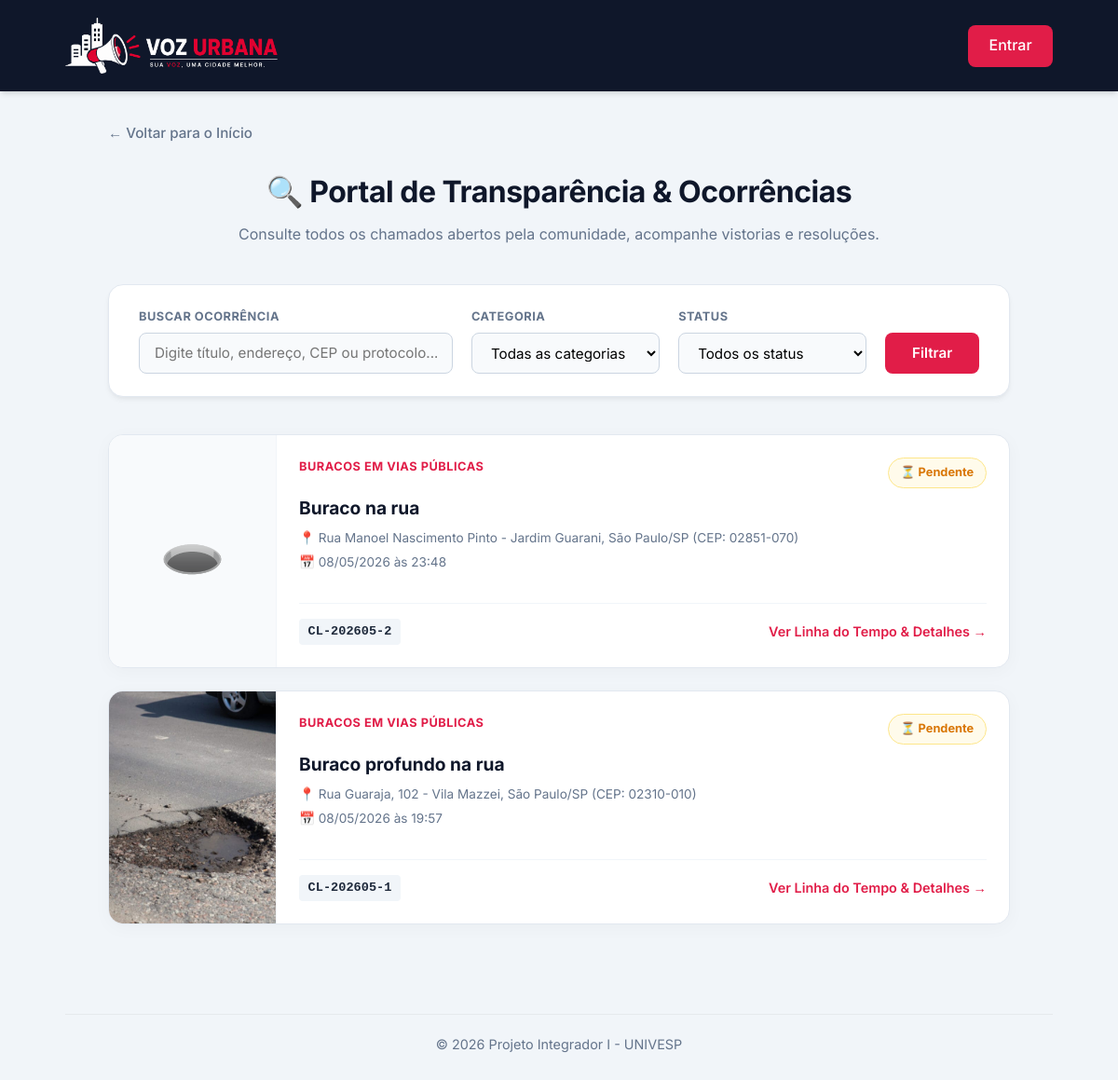
Page /acompanhar/ on the earlier database version.
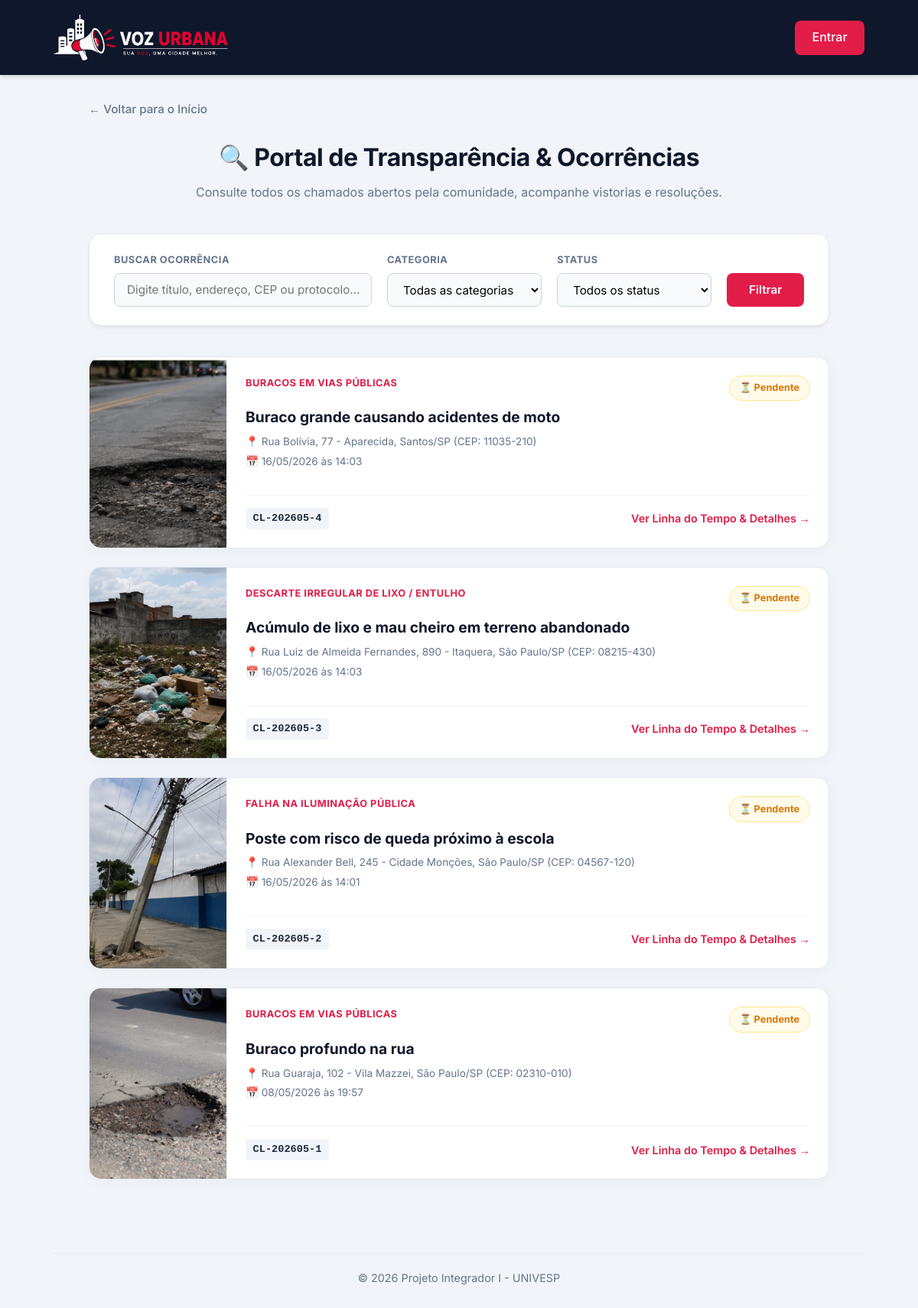
Same page on the later database version.
### denuncias/models.py (models this page shows, shortened)
class Denuncia(models.Model):
    CATEGORIAS = [
        ('buraco', 'Buracos em vias públicas'),
        ('iluminacao', 'Falha na iluminação pública'),
        ('lixo', 'Descarte irregular de lixo / entulho'),
        ('enchente', 'Alagamento / Enchente'),
        ('outros', 'Outros problemas urbanos'),
    ]
    STATUS_CHOICES = [
        ('pendente', 'Pendente'),
        ('analise', 'Em Análise'),
        ('resolvido', 'Resolvido'),
    ]
    titulo = models.CharField(max_length=100, verbose_name="Título")
    categoria = models.CharField(max_length=50, choices=CATEGORIAS, verbose_name="Categoria")
    descricao = models.TextField(verbose_name="Descrição do Problema")
    cep = models.CharField(max_length=9, verbose_name="CEP", default="")
    endereco = models.CharField(max_length=255, verbose_name="Endereço", default="")
    numero = models.CharField(max_length=20, verbose_name="Número", default="", blank=True)
    bairro = models.CharField(max_length=100, verbose_name="Bairro", default="")
    cidade = models.CharField(max_length=100, verbose_name="Cidade", default="")
    estado = models.CharField(max_length=2, verbose_name="Estado", default="")
    localizacao = models.CharField(max_length=255, verbose_name="Endereço / Localização", blank=True)
    foto = models.ImageField(upload_to='denuncias/', null=True, blank=True, verbose_name="Fotografia de Evidência")
    anonimo = models.BooleanField(default=False, verbose_name="Denunciar de forma anônima")
    status = models.CharField(max_length=20, choices=STATUS_CHOICES, default='pendente', verbose_name="Status")
    resposta_gestor = models.TextField(null=True, blank=True, verbose_name="Resposta da Administração")
    criado_em = models.DateTimeField(auto_now_add=True, verbose_name="Criado em")
    atualizado_em = models.DateTimeField(auto_now=True, verbose_name="Atualizado em")
    class Meta:
        ordering = ['-criado_em']
        verbose_name = "Denúncia"
        verbose_name_plural = "Denúncias"

### denuncias/views.py (the view, shortened to what this page needs)
# urls.py: path('acompanhar/', views.acompanhar_chamado, name='acompanhar_chamado'),
def acompanhar_chamado(request):
    busca = request.GET.get('busca', '').strip()
    categoria = request.GET.get('categoria', '').strip()
    status = request.GET.get('status', '').strip()
    denuncias = Denuncia.objects.all()
    if categoria:
        denuncias = denuncias.filter(categoria=categoria)
    if status:
        denuncias = denuncias.filter(status=status)
    context = {
        'denuncias': denuncias,
        'busca': busca,
        'categoria_selecionada': categoria,
        'status_selecionada': status,
        'categorias': Denuncia.CATEGORIAS,
        'statuses': Denuncia.STATUS_CHOICES,
    }
    return render(request, 'denuncias/acompanhar.html', context)

### templates/denuncias/acompanhar.html (shortened to what this page needs)
{% extends 'base.html' %}
{% block content %}
<div class="portal-container">
    <div class="back-link-container">
        <a href="{% url 'home' %}" class="btn-back">&larr; Voltar para o Início</a>
    </div>
    <div class="portal-header">
        <h2>🔍 Portal de Transparência & Ocorrências</h2>
        <p>Consulte todos os chamados abertos pela comunidade, acompanhe vistorias e resoluções.</p>
    </div>
    <div class="card filters-card">
        <form method="get" action="{% url 'acompanhar_chamado' %}" class="filters-form">
            <div class="filter-group">
                <label for="id_busca">Buscar Ocorrência</label>
                <input type="text"
                       name="busca"
                       id="id_busca"
                       value="{{ busca }}"
                       class="filter-input"
                       placeholder="Digite título, endereço, CEP ou protocolo...">
            </div>
            <div class="filter-group">
                <label for="id_categoria_filter">Categoria</label>
                <select name="categoria" id="id_categoria_filter" class="filter-input" style="cursor: pointer;">
                    <option value="">Todas as categorias</option>
                </select>
            </div>
            <div class="filter-group">
                <label for="id_status_filter">Status</label>
                <select name="status" id="id_status_filter" class="filter-input" style="cursor: pointer;">
                    <option value="">Todos os status</option>
                </select>
            </div>
            <div class="filter-actions">
                <button type="submit" class="btn-primary btn-filter">Filtrar</button>
            </div>
        </form>
    </div>
    {% if denuncias %}
        <div class="occurrences-grid">
            {% for de in denuncias %}
                <div class="occurrence-card">
                    <div class="card-thumbnail-box">
                        {% if de.foto %}
                            <img src="{{ de.foto.url }}" alt="Evidência" class="card-thumbnail">
                        {% else %}
                            <span class="card-placeholder-icon">
                                {% if de.categoria == 'buraco' %}🕳️
                                {% elif de.categoria == 'iluminacao' %}💡
                                {% elif de.categoria == 'lixo' %}🗑️
                                {% elif de.categoria == 'enchente' %}🌊
                                {% else %}🌐{% endif %}
                            </span>
                        {% endif %}
                    </div>
                    <div class="card-body">
                        <div>
                            <div class="card-top-row">
                                <span class="occurrence-category">{{ de.get_categoria_display }}</span>
                                <span class="occurrence-status-badge badge-{{ de.status }}">
                                    {% if de.status == 'pendente' %}⏳
                                    {% elif de.status == 'analise' %}🛠️
                                    {% else %}✅{% endif %}
                                    {{ de.get_status_display }}
                                </span>
                            </div>
                            <h3 class="occurrence-title">{{ de.titulo }}</h3>
                            <div class="occurrence-meta">
                                <span class="meta-item">📍 {{ de.localizacao }}</span>
                                <span class="meta-item">📅 {{ de.criado_em|date:"d/m/Y \à\s H:i" }}</span>
                            </div>
                        </div>
                        <div class="card-footer-row">
                            <span class="protocol-label">CL-{{ de.criado_em|date:"Y" }}{{ de.criado_em|date:"m" }}-{{ de.pk }}</span>
                            <a href="{% url 'detalhe_chamado' de.pk %}" class="btn-details">
                                Ver Linha do Tempo & Detalhes &rarr;
                            </a>
                        </div>
                    </div>
                </div>
            {% endfor %}
        </div>
    {% endif %}
</div>
{% endblock %}

### templates/base.html (shortened to what this page needs)
<!DOCTYPE html>
<html lang="pt-br">
<head>
    <link rel="stylesheet" href="https://cdnjs.cloudflare.com/ajax/libs/font-awesome/6.4.0/css/all.min.css">
    {% load static %}
    <link rel="stylesheet" href="{% static 'css/style.css' %}?v={% now 'U' %}">
</head>
<body>
    <nav class="navbar">
        <div class="container">
            <a href="/" class="logo">
                <img src="{% static 'img/logo_branca.png' %}" alt="Logo Voz Urbana"
                    style="height: 60px; margin-right: 10px;">
            </a>
            <ul class="nav-links">
                {% if user.is_authenticated %}
                <li><a href="/">Home</a></li>
                <li><a href="/admin/">Painel</a></li>
                <li>
                    <form action="{% url 'logout' %}" method="post" style="display: inline;">
                        {% csrf_token %}
                        <button type="submit" class="btn-link">Sair</button>
                    </form>
                </li>
                {% else %}
                {% if request.resolver_match.url_name != 'login' %}
                <li><a href="{% url 'login' %}" class="btn-primary">Entrar</a></li>
                {% endif %}
                {% endif %}
            </ul>
        </div>
    </nav>
    <main class="container">
        {% block content %}
        {% endblock %}
    </main>
    <footer class="footer">
        <div class="container">
            <p class="content-footer">&copy; 2026 Projeto Integrador I - UNIVESP</p>
        </div>
    </footer>
</body>
</html>

### static/css/style.css (style rules this page uses)
:root { --primary-color: #e11d48; --primary-hover: #be123c; --secondary-color: #0f172a; --bg-color: #f1f5f9; --text-color: #1e293b; --text-muted: #64748b; --white: #ffffff; --shadow: 0 4px 6px -1px rgb(0 0 0 / 0.1), 0 2px 4px -2px rgb(0 0 0 / 0.1); --border-radius: 8px; }
* { margin: 0; padding: 0; box-sizing: border-box; font-family: 'Inter', sans-serif; }
body { font-family: 'Inter', sans-serif; background-color: var(--bg-color); color: var(--text-color); line-height: 1.6; }
.container { max-width: 1100px; margin: 0 auto; padding: 0 20px; }
.navbar { background-color: var(--secondary-color); padding: 1.2rem 0; box-shadow: var(--shadow); margin-bottom: 2rem; }
.navbar .container { display: flex; justify-content: space-between; align-items: center; }
.logo { display: flex; font-size: 1.5rem; font-weight: 700; text-decoration: none; color: var(--white); letter-spacing: -0.5px; }
.nav-links { list-style: none; display: flex; align-items: center; gap: 2rem; }
.nav-links a { text-decoration: none; color: #cbd5e1; font-weight: 500; transition: color 0.3s; }
.btn-primary { background-color: var(--primary-color); color: white !important; padding: 0.6rem 1.4rem; border-radius: var(--border-radius); font-weight: 600; border: none; cursor: pointer; text-decoration: none; transition: all 0.3s ease; display: inline-block; }
.card { background: var(--white); padding: 3rem; border-radius: 16px; box-shadow: 0 20px 25px -5px rgb(0 0 0 / 0.1); width: 100%; max-width: 450px; }
.footer { margin-top: 4rem; padding: 2rem 0; text-align: center; color: var(--text-muted); font-size: 0.9rem; }
.content-footer { padding-top: 20px; border-top: 1px solid #c9c8c847; }
.back-link-container { margin-bottom: 1.5rem; }
.btn-back { text-decoration: none; color: var(--text-muted); font-weight: 500; font-size: 0.95rem; transition: color 0.3s; }
.badge-pendente { background-color: #fef3c7; color: #d97706; }

Differences in the rows shown:
added Denuncia: foto (picture), categoria "BURACOS EM VIAS PÚBLICAS", status "Pendente", titulo "Buraco grande causando acidentes de moto", localizacao "Rua Bolívia, 77 - Aparecida, Santos/SP (CEP: 11035-210)", criado_em "16/05/2026 às 14:03", criado_em "2026", criado_em "05", pk "4"
added Denuncia: foto (picture), categoria "DESCARTE IRREGULAR DE LIXO / ENTULHO", status "Pendente", titulo "Acúmulo de lixo e mau cheiro em terreno abandonado", localizacao "Rua Luiz de Almeida Fernandes, 890 - Itaquera, São Paulo/SP (CEP: 08215-430)", criado_em "16/05/2026 às 14:03", criado_em "2026", criado_em "05", pk "3"
changed Denuncia id 2: foto: picture added; categoria "BURACOS EM VIAS PÚBLICAS" → "FALHA NA ILUMINAÇÃO PÚBLICA"; titulo "Buraco na rua" → "Poste com risco de queda próximo à escola"; localizacao "Rua Manoel Nascimento Pinto - Jardim Guarani, São Paulo/SP (CEP: 02851-070)" → "Rua Alexander Bell, 245 - Cidade Monções, São Paulo/SP (CEP: 04567-120)"; criado_em "08/05/2026 às 23:48" → "16/05/2026 às 14:01"; no longer shows "🕳️"
